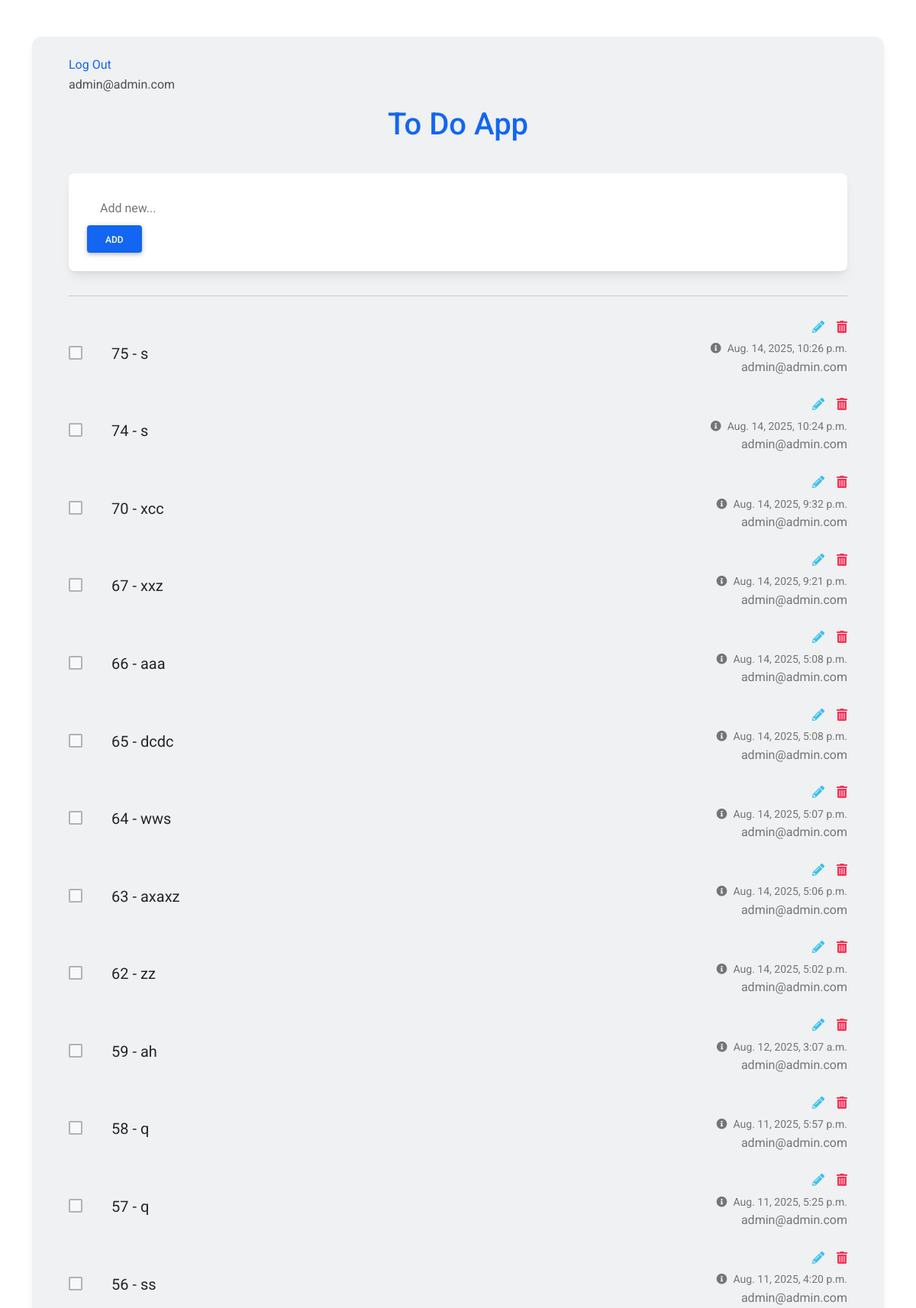
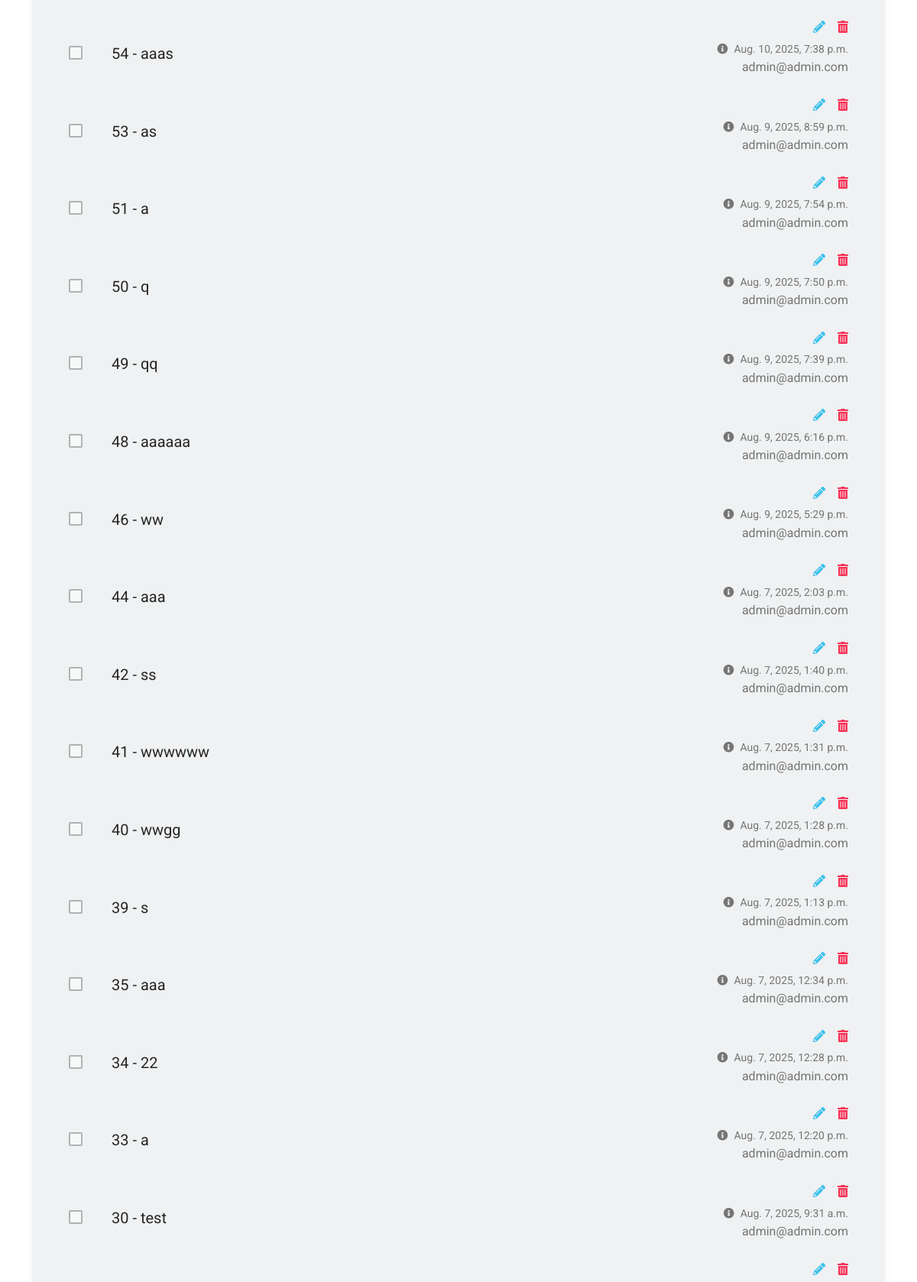
The app's page /todo/task/ (signed in, upper part) with its own data (2 pictures, top to bottom).
### accounts/models.py (models this page shows)
class User(AbstractBaseUser, PermissionsMixin):
    email = models.EmailField(max_length=255, unique=True)
    is_staff = models.BooleanField(default=False)
    is_active = models.BooleanField(default=True)
    is_superuser = models.BooleanField(default=False)
    is_verified = models.BooleanField(default=False)
    created_date = models.DateTimeField(auto_now_add=True)
    updated_date = models.DateTimeField(auto_now=True)
    USERNAME_FIELD = "email"
    REQUIRED_FIELDS = []
    objects = UserManager()
    def __str__(self):
        return self.email

class Profile(models.Model):
    user = models.ForeignKey(User, on_delete=models.CASCADE)
    first_name = models.CharField(max_length=250)
    last_name = models.CharField(max_length=250)
    image = models.ImageField(blank=True, null=True)
    description = models.TextField()
    created_date = models.DateTimeField(auto_now_add=True)
    updated_date = models.DateTimeField(auto_now=True)
    def __str__(self):
        return self.user.email

### todo/models.py (models this page shows, shortened)
class Task(models.Model):
    author = models.ForeignKey("accounts.Profile", on_delete=models.CASCADE)
    title = models.CharField(max_length=250, blank=True, null=True)
    status = models.BooleanField(default=False)
    created_date = models.DateTimeField(auto_now_add=True)
    updated_date = models.DateTimeField(auto_now=True)

### todo/views.py (the view, shortened to what this page needs)
# urls.py: path("task/", TaskView.as_view(), name="task"),
class TaskView(MyLoginRequiredMixin, CreateView, ListView):
    model = Task
    template_name = "todo/task.html"
    success_url = "/todo/task/"
    context_object_name = "tasks"
    paginate_by = 50
    form_class = TaskForm
    def get_queryset(self):
        queryset = super().get_queryset()
        current_user = self.request.user
        queryset = queryset.filter(author__user=current_user)
        return queryset.order_by("-created_date")
    def get_initial(self):
        initial = super().get_initial()
        if self.request.user.is_authenticated:
            initial["author"] = Profile.objects.get(user=self.request.user)
        return initial

### todo/forms.py
class TaskForm(forms.ModelForm):
    class Meta:
        model = Task
        fields = ["author", "title"]
        widgets = {
            "author": forms.HiddenInput(),
        }

### templates/todo/task.html (shortened to what this page needs)
{%load static%}
<!DOCTYPE html>
<html lang="en">
<head>
  <link rel="stylesheet" href="https://use.fontawesome.com/releases/v5.15.2/css/all.css" />
  <link rel="stylesheet" href="{% static "todo/css/bootstrap-to-do-list.min.css" %}" />
</head>
<body>
  <section class="vh-100">
    <div class="container py-5 h-100">
      <div class="row d-flex justify-content-center align-items-center h-100">
        <div class="col">
          <div class="card" id="list1" style="border-radius: .75rem; background-color: #eff1f2;">
            <div class="card-body py-4 px-4 px-md-5">
              <a href='{% url 'accounts:logout'%}'> Log Out </a> <p>{{request.user}}</p>
              <p class="h1 text-center mt-3 mb-4 pb-3 text-primary">
                To Do App
              </p>
              <div class="pb-2">
                <div class="card">
                  <div class="card-body">
                    <div class="d-flex flex-row align-items-center">
                      <form action='{% url 'todo:task' %}'method="post">
                        <input type="text" name='title' class="form-control form-control-lg" id="exampleFormControlInput1" placeholder="Add new...">
                        <button type="submit" class="btn btn-primary">Add</button>
                      </form>
                    </div>
                  </div>
                </div>
              </div>
              <hr class="my-4">
              {% for task in tasks %}
              <ul class="list-group list-group-horizontal rounded-0 bg-transparent">
                <li class="list-group-item d-flex align-items-center ps-0 pe-3 py-1 rounded-0 border-0 bg-transparent">
                  <a href="{% url 'todo:task-complete' pk=task.id %}" title="complete todo">
                    <div class="form-check">
                      <input
                      class="form-check-input me-0"
                      type="checkbox"
                      value=''
                      id="flexCheckChecked1"
                      aria-label="..."
                      disabled
                      />
                    </div>
                  </a>
                </li>
                <li class="list-group-item px-3 py-1 d-flex align-items-center flex-grow-1 border-0 bg-transparent">
                  <p class="lead fw-normal mb-0">{{task.id}} - {{task.title}} </p>
                </li>
                <li class="list-group-item ps-3 pe-0 py-1 rounded-0 border-0 bg-transparent">
                  <div class="d-flex flex-row justify-content-end mb-1">
                    <a href="{% url 'todo:task-edit' pk=task.id %}" class="text-info" data-mdb-toggle="tooltip" title="Edit todo"><i class="fas fa-pencil-alt me-3"></i></a>
                    <a href="{% url 'todo:task-delete' pk=task.id %}" class="text-danger" data-mdb-toggle="tooltip" title="Delete todo"><i class="fas fa-trash-alt"></i></a>
                  </div>
                  <div class="text-end text-muted">
                    <a href="#!" class="text-muted" data-mdb-toggle="tooltip" title="Created date">
                      <p class="small mb-0"><i class="fas fa-info-circle me-2"></i>{{task.created_date}}</p></a>
                      <p> {{task.author}} </p>
                  </div>
                </li>
              </ul>
              {% endfor %}
            </div>
          </div>
        </div>
      </div>
    </div>
  </section>
</body>
</html>

### templates/todo/task.html (style rules this page uses)
#list1 .form-control { border-color: transparent; }

### records on screen
User: user "admin@admin.com"
Task: id "75", title "s", created_date "Aug. 14, 2025, 10:26 p.m.", author "admin@admin.com"
Task: id "74", title "s", created_date "Aug. 14, 2025, 10:24 p.m.", author "admin@admin.com"
Task: id "70", title "xcc", created_date "Aug. 14, 2025, 9:32 p.m.", author "admin@admin.com"
Task: id "67", title "xxz", created_date "Aug. 14, 2025, 9:21 p.m.", author "admin@admin.com"
Task: id "66", title "aaa", created_date "Aug. 14, 2025, 5:08 p.m.", author "admin@admin.com"
Task: id "65", title "dcdc", created_date "Aug. 14, 2025, 5:08 p.m.", author "admin@admin.com"
Task: id "64", title "wws", created_date "Aug. 14, 2025, 5:07 p.m.", author "admin@admin.com"
Task: id "63", title "axaxz", created_date "Aug. 14, 2025, 5:06 p.m.", author "admin@admin.com"
Task: id "62", title "zz", created_date "Aug. 14, 2025, 5:02 p.m.", author "admin@admin.com"
Task: id "59", title "ah", created_date "Aug. 12, 2025, 3:07 a.m.", author "admin@admin.com"
Task: id "58", title "q", created_date "Aug. 11, 2025, 5:57 p.m.", author "admin@admin.com"
Task: id "57", title "q", created_date "Aug. 11, 2025, 5:25 p.m.", author "admin@admin.com"
Task: id "56", title "ss", created_date "Aug. 11, 2025, 4:20 p.m.", author "admin@admin.com"
Task: id "54", title "aaas", created_date "Aug. 10, 2025, 7:38 p.m.", author "admin@admin.com"
Task: id "53", title "as", created_date "Aug. 9, 2025, 8:59 p.m.", author "admin@admin.com"
Task: id "51", title "a", created_date "Aug. 9, 2025, 7:54 p.m.", author "admin@admin.com"
Task: id "50", title "q", created_date "Aug. 9, 2025, 7:50 p.m.", author "admin@admin.com"
Task: id "49", title "qq", created_date "Aug. 9, 2025, 7:39 p.m.", author "admin@admin.com"
Task: id "48", title "aaaaaa", created_date "Aug. 9, 2025, 6:16 p.m.", author "admin@admin.com"
Task: id "46", title "ww", created_date "Aug. 9, 2025, 5:29 p.m.", author "admin@admin.com"
Task: id "44", title "aaa", created_date "Aug. 7, 2025, 2:03 p.m.", author "admin@admin.com"
Task: id "42", title "ss", created_date "Aug. 7, 2025, 1:40 p.m.", author "admin@admin.com"
Task: id "41", title "wwwwww", created_date "Aug. 7, 2025, 1:31 p.m.", author "admin@admin.com"
Task: id "40", title "wwgg", created_date "Aug. 7, 2025, 1:28 p.m.", author "admin@admin.com"
Task: id "39", title "s", created_date "Aug. 7, 2025, 1:13 p.m.", author "admin@admin.com"
Task: id "35", title "aaa", created_date "Aug. 7, 2025, 12:34 p.m.", author "admin@admin.com"
Task: id "34", title "22", created_date "Aug. 7, 2025, 12:28 p.m.", author "admin@admin.com"
Task: id "33", title "a", created_date "Aug. 7, 2025, 12:20 p.m.", author "admin@admin.com"
Task: id "30", title "test", created_date "Aug. 7, 2025, 9:31 a.m.", author "admin@admin.com"
